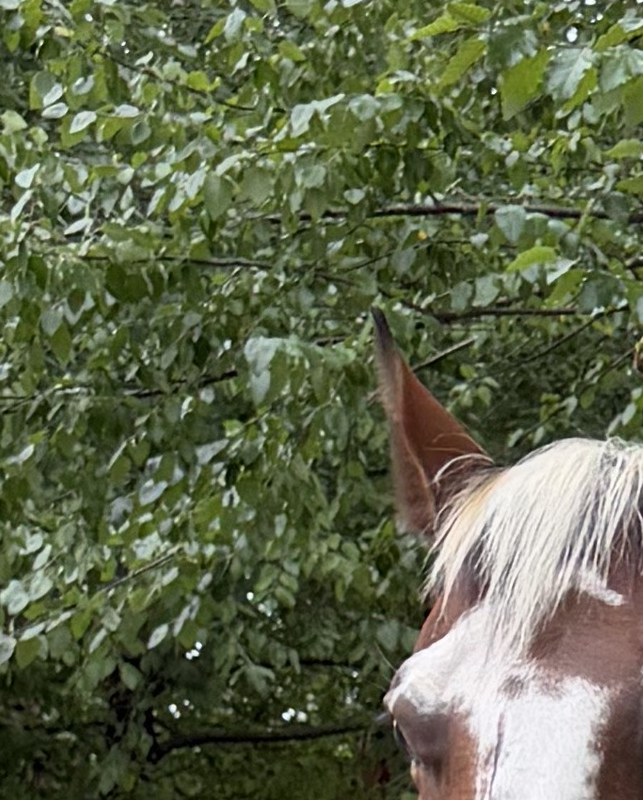
#> input picture tools/abbott_paint/abbott_photo_body_head.png, 643 x 800 px, given in place of IMG_3408.jpg, which was not available
$ python make_content.py
#> lines starting #> are read from the running program, lines starting #| are printed output that depends on the picture; pictures that were not available may be replaced by others from this repository, and a replacement may not be noted
"""Pack textures, title stills, icon, and procedural audio for Abbott."""
from __future__ import annotations

import os
import shutil
import struct
import math
import wave
from pathlib import Path

import numpy as np
from PIL import Image, ImageEnhance, ImageFilter, ImageDraw, ImageOps

ROOT = Path(r"E:\Workspace\Madison")
IMG = Path(
    r"C:\Users\ErnieHobbs\.grok\sessions"
    r"\E%3A%5CWorkspace%5CMadison\01a08d56-f427-7fd2-8d8c-debb276979b3\images"
)
PHOTOS = ROOT / "photos_jpg"
GAME = ROOT / "game"
TEX = GAME / "assets" / "textures"
PHOTO_OUT = GAME / "assets" / "photos"
UI = GAME / "assets" / "ui"
AUD = GAME / "assets" / "audio"
FONT = GAME / "assets" / "fonts"

for p in (TEX, PHOTO_OUT, UI, AUD, FONT):
    p.mkdir(parents=True, exist_ok=True)


def save_jpg(im: Image.Image, path: Path, quality: int = 92) -> None:
    im.convert("RGB").save(path, quality=quality, optimize=True)


def save_png(im: Image.Image, path: Path) -> None:
    im.save(path, optimize=True)


# [26 lines left out: functions flatten_lighting, make_seamless, not called in this run]


def to_normal(im: Image.Image, strength: float = 1.6) -> Image.Image:
    g = np.asarray(im.convert("L"), dtype=np.float32) / 255.0
    dy, dx = np.gradient(g)
    dx *= strength
    dy *= strength
    n = np.stack((-dx, -dy, np.ones_like(g)), axis=-1)
    n /= np.linalg.norm(n, axis=-1, keepdims=True) + 1e-8
    n = (n * 0.5 + 0.5) * 255.0
    return Image.fromarray(n.astype(np.uint8), "RGB")


# [33 lines left out: functions to_roughness, copy_processed, key_gray_to_alpha, not called in this run]


def make_pole_textures() -> None:
    w, h = 1024, 128
    white = Image.new("RGB", (w, h), (236, 232, 220))
    draw = ImageDraw.Draw(white)
    for x in range(0, w, 8):
        shade = 220 + (x * 7) % 16
        draw.line([(x, 0), (x, h)], fill=(shade, shade - 4, shade - 12))
    save_jpg(white, TEX / "pole_white_albedo.jpg")
    save_jpg(to_normal(white, 0.6), TEX / "pole_white_normal.jpg")

    striped = white.copy()
    d = ImageDraw.Draw(striped)
    for x0 in (180, 460, 740):
        d.rectangle([x0, 0, x0 + 90, h], fill=(18, 32, 64))
    save_jpg(striped, TEX / "pole_navy_albedo.jpg")

    red = white.copy()
    d = ImageDraw.Draw(red)
    for x0 in (160, 430, 700):
        d.rectangle([x0, 0, x0 + 85, h], fill=(140, 28, 28))
    save_jpg(red, TEX / "pole_red_albedo.jpg")


def make_title_and_icon() -> None:
    src = Image.open(PHOTOS / "IMG_3408.jpg").convert("RGB")
    # Full portrait for cover-style title. Slight grade, keep HIS pixels.
    graded = ImageEnhance.Contrast(src).enhance(1.08)
    graded = ImageEnhance.Color(graded).enhance(1.06)
    graded = ImageEnhance.Brightness(graded).enhance(0.97)
    w, h = graded.size
    graded.resize((1440, int(1440 * h / w)), Image.Resampling.LANCZOS).save(
        PHOTO_OUT / "abbott_title.jpg", quality=94, optimize=True
    )
    # Face-centered square icon
    cw = int(min(w, h) * 0.72)
    x0 = int(w * 0.22)
    y0 = int(h * 0.10)
    icon = graded.crop((x0, y0, x0 + cw, y0 + cw)).resize((512, 512), Image.Resampling.LANCZOS)
    icon.save(UI / "icon.png")
    icon.resize((256, 256)).save(UI / "icon_256.png")
    # Cinematic wide as optional overlay (generated from the photo)
    cine = IMG / "11.jpg"
    if cine.exists():
        shutil.copy2(cine, PHOTO_OUT / "abbott_cinematic.jpg")
    print("title + icon")


def write_wav(path: Path, samples: np.ndarray, sr: int = 44100) -> None:
    samples = np.clip(samples, -1.0, 1.0)
    pcm = (samples * 32767.0).astype(np.int16)
    with wave.open(str(path), "w") as wf:
        wf.setnchannels(1)
        wf.setsampwidth(2)
        wf.setframerate(sr)
        wf.writeframes(pcm.tobytes())


def env_noise(n: int, rng: np.random.Generator) -> np.ndarray:
    x = rng.standard_normal(n).astype(np.float64)
    # cheap brown-ish
    k = np.fft.rfftfreq(n)
    spec = np.fft.rfft(x)
    spec /= np.maximum(k * n, 1.0) ** 0.85
    y = np.fft.irfft(spec, n)
    y /= np.max(np.abs(y)) + 1e-8
    return y


def hoof_hit(sr: int, rng: np.random.Generator, heavy: float) -> np.ndarray:
    n = int(sr * 0.22)
    t = np.arange(n) / sr
    thud = np.sin(2 * np.pi * (90 + heavy * 40) * t) * np.exp(-t * (18 - heavy * 6))
    grit = rng.standard_normal(n) * np.exp(-t * 40) * (0.35 + 0.25 * heavy)
    # very light lowpass on grit
    kernel = np.ones(12) / 12
    grit = np.convolve(grit, kernel, mode="same")
    sig = thud * 0.7 + grit
    sig /= np.max(np.abs(sig)) + 1e-8
    return sig * (0.55 + 0.35 * heavy)


def make_audio() -> None:
    sr = 44100
    rng = np.random.default_rng(14)

    def loop_hoofs(count: int, spacing: float, heavy: float, name: str) -> None:
        n = int(sr * (spacing * count + 0.3))
        buf = np.zeros(n)
        for i in range(count):
            hit = hoof_hit(sr, rng, heavy)
            a = int(i * spacing * sr)
            b = min(n, a + len(hit))
            buf[a:b] += hit[: b - a]
        buf /= np.max(np.abs(buf)) + 1e-8
        write_wav(AUD / name, buf * 0.85)

    loop_hoofs(8, 0.42, 0.25, "hoof_walk.wav")
    loop_hoofs(10, 0.28, 0.45, "hoof_trot.wav")
    loop_hoofs(12, 0.20, 0.7, "hoof_canter.wav")

    # rail knock
    n = int(sr * 0.7)
    t = np.arange(n) / sr
    rail = np.zeros(n)
    for f, d, a in ((180, 9, 0.6), (420, 14, 0.35), (880, 22, 0.18), (210, 7, 0.4)):
        rail += a * np.sin(2 * np.pi * f * t) * np.exp(-t * d)
    rail += 0.25 * rng.standard_normal(n) * np.exp(-t * 18)
    rail /= np.max(np.abs(rail)) + 1e-8
    write_wav(AUD / "rail.wav", rail * 0.9)

    # jump whoosh
    n = int(sr * 0.45)
    t = np.arange(n) / sr
    whoosh = rng.standard_normal(n) * (t / t.max()) * np.exp(-t * 4)
    whoosh = np.convolve(whoosh, np.ones(40) / 40, mode="same")
    whoosh /= np.max(np.abs(whoosh)) + 1e-8
    write_wav(AUD / "jump.wav", whoosh * 0.5)

    # land
    land = hoof_hit(sr, rng, 1.0)
    n2 = int(sr * 0.35)
    t2 = np.arange(n2) / sr
    land2 = np.sin(2 * np.pi * 70 * t2) * np.exp(-t2 * 10)
    buf = np.zeros(max(len(land), n2))
    buf[: len(land)] += land
    buf[:n2] += land2 * 0.5
    buf /= np.max(np.abs(buf)) + 1e-8
    write_wav(AUD / "land.wav", buf * 0.9)

    # refusal snort-ish
    n = int(sr * 0.4)
    t = np.arange(n) / sr
    snort = rng.standard_normal(n) * np.exp(-t * 8)
    snort += 0.3 * np.sin(2 * np.pi * 240 * t) * np.exp(-t * 10)
    snort /= np.max(np.abs(snort)) + 1e-8
    write_wav(AUD / "refuse.wav", snort * 0.6)

    # ui
    n = int(sr * 0.08)
    t = np.arange(n) / sr
    click = np.sin(2 * np.pi * 880 * t) * np.exp(-t * 50)
    click += 0.3 * np.sin(2 * np.pi * 1320 * t) * np.exp(-t * 60)
    write_wav(AUD / "ui.wav", click * 0.4)

    # outdoor ambience ~12s loop: wind + sparse birds
    dur = 12.0
    n = int(sr * dur)
    t = np.arange(n) / sr
    wind = env_noise(n, rng) * 0.18
    # slow amplitude
    wind *= 0.7 + 0.3 * np.sin(2 * np.pi * t / 7.0)
    birds = np.zeros(n)
    for _ in range(7):
        start = int(rng.uniform(0.4, dur - 1.2) * sr)
        length = int(sr * rng.uniform(0.12, 0.28))
        tt = np.arange(length) / sr
        f0 = rng.uniform(2200, 3800)
        chirp = np.sin(2 * np.pi * (f0 + 400 * tt) * tt) * np.sin(np.pi * tt / tt[-1]) ** 2
        birds[start : start + length] += chirp * rng.uniform(0.04, 0.08)
    amb = wind + birds
    amb /= np.max(np.abs(amb)) + 1e-8
    write_wav(AUD / "ambient_outdoor.wav", amb * 0.55)

    # indoor: quieter enclosed air, distant muffled thuds
    indoor = env_noise(n, rng) * 0.10
    indoor *= 0.8 + 0.2 * np.sin(2 * np.pi * t / 9.0)
    indoor += 0.02 * rng.standard_normal(n) * (0.5 + 0.5 * np.sin(2 * np.pi * t * 0.4))
    indoor /= np.max(np.abs(indoor)) + 1e-8
    write_wav(AUD / "ambient_indoor.wav", indoor * 0.5)
    print("audio")


def main() -> None:
    mapping = {
        "1.jpg": ("sand", True, False),
        "4.jpg": ("grass", True, False),
        "6.jpg": ("coat", True, True),
        "7.jpg": ("mane", True, False),
        "12.jpg": ("leather", True, False),
        "2.jpg": ("wood", False, False),
    }
    for fn, (stem, seamless, flatten) in mapping.items():
        src = IMG / fn
        if src.exists():
            copy_processed(src, stem, seamless=seamless, flatten=flatten)

    # wood: use top half to dodge the mid seam
    wood_src = IMG / "2.jpg"
    if wood_src.exists():
        im = Image.open(wood_src).convert("RGB")
        w, h = im.size
        top = im.crop((0, 0, w, h // 2)).resize((1024, 1024), Image.Resampling.LANCZOS)
        top = make_seamless(top, 36)
        save_jpg(top, TEX / "wood_albedo.jpg")
        save_jpg(to_normal(top), TEX / "wood_normal.jpg")

    # Abbott reference maps
    for src_name, dst in (("18.jpg", "abbott_side.png"), ("10.jpg", "abbott_front.png")):
        p = IMG / src_name
        if p.exists():
            im = Image.open(p).convert("RGB")
            keyed = key_gray_to_alpha(im)
            save_png(keyed, TEX / dst)
            save_jpg(im, TEX / dst.replace(".png", "_rgb.jpg"))

    if (IMG / "16.jpg").exists():
        save_jpg(Image.open(IMG / "16.jpg").convert("RGB"), TEX / "sky.jpg")
    if (IMG / "13.jpg").exists():
        save_jpg(Image.open(IMG / "13.jpg").convert("RGB"), UI / "panel.jpg")
    if (IMG / "5.jpg").exists():
        shutil.copy2(IMG / "5.jpg", TEX / "rider_front.jpg")
    if (IMG / "9.jpg").exists():
        shutil.copy2(IMG / "9.jpg", TEX / "rider_side.jpg")
    if (IMG / "8.jpg").exists():
        shutil.copy2(IMG / "8.jpg", TEX / "rider_back.jpg")
    if (IMG / "3.jpg").exists():
        shutil.copy2(IMG / "3.jpg", TEX / "saddle_ref.jpg")
    if (IMG / "15.jpg").exists():
        shutil.copy2(IMG / "15.jpg", TEX / "flower_box.jpg")
    if (IMG / "17.jpg").exists():
        shutil.copy2(IMG / "17.jpg", TEX / "standard_ref.jpg")
    if (IMG / "14.jpg").exists():
        shutil.copy2(IMG / "14.jpg", TEX / "pole_ref.jpg")

    # real photos for title / face projection
    shutil.copy2(PHOTOS / "IMG_3408.jpg", PHOTO_OUT / "IMG_3408.jpg")
    shutil.copy2(PHOTOS / "IMG_3409.jpg", PHOTO_OUT / "IMG_3409.jpg")
    face = Image.open(PHOTOS / "IMG_3408.jpg").convert("RGB")
    fw, fh = face.size
    face.resize((1024, int(1024 * fh / fw)), Image.Resampling.LANCZOS).save(
        TEX / "abbott_face_photo.jpg", quality=93
    )

    make_pole_textures()
    make_title_and_icon()
    make_audio()

    # simple 9-slice-ish blank panel if generated one has junk
    panel = Image.new("RGB", (1024, 512), (28, 22, 16))
    d = ImageDraw.Draw(panel)
    d.rectangle([8, 8, 1015, 503], outline=(184, 150, 78), width=4)
    d.rectangle([18, 18, 1005, 493], outline=(62, 48, 32), width=2)
    save_jpg(panel, UI / "panel_blank.jpg")
    print("done", GAME)


if __name__ == "__main__":
    main()
#> in main, face is the input picture: PIL image 643x800 RGB; mean R, G, B 96.5, 103.7, 75.9
#> in to_normal, `dy, dx = np.gradient(g)`: dy: shape (128, 1024) float32; every value is 0
#> in to_normal, `dy, dx = np.gradient(g)`:
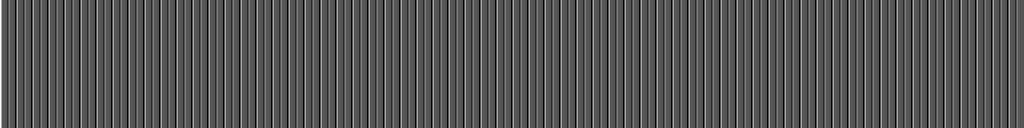
#> dx: shape (128, 1024) float32; min -0.0314, max 0.0627, mean 9.19e-05; drawn with min black and max white
#> in to_normal, `n = np.stack((-dx, -dy, np.ones_like(g)), axis=-1)`:
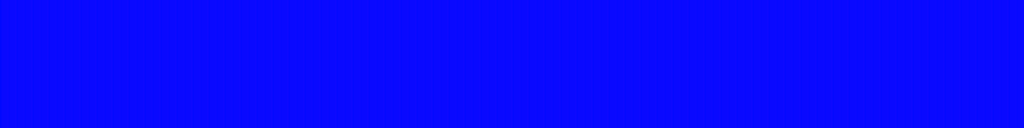
#> n: shape (128, 1024, 3) float32; mean of channels 0, 1, 2 -5.51e-05, 0, 1; drawn with min black and max white
#> in to_normal, `n = (n * 0.5 + 0.5) * 255.0`:
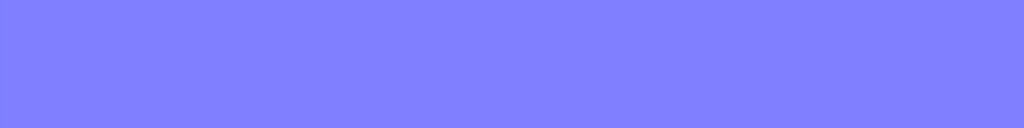
#> n: shape (128, 1024, 3) float32; mean of channels 0, 1, 2 127.6, 127.7, 255; drawn as R, G, B
#> call 3 of save_jpg, with quality = 92
#> in save_jpg (call 3), `im.convert("RGB").save(path, quality=quality, optimize=True)`:
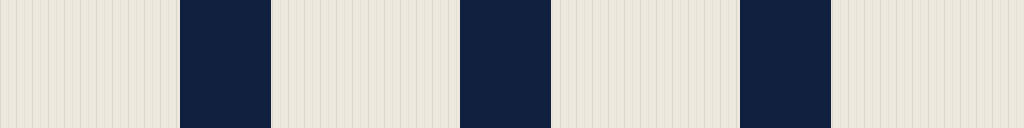
#> saved as pole_navy_albedo.jpg: PIL image 1024x128 RGB; mean R, G, B 176.8, 177.6, 177.7
#> call 4 of save_jpg, with quality = 92
#> in save_jpg (call 4), `im.convert("RGB").save(path, quality=quality, optimize=True)`:
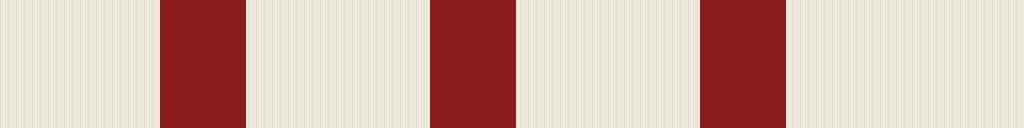
#> saved as pole_red_albedo.jpg: PIL image 1024x128 RGB; mean R, G, B 210.7, 179.5, 170.9
#> in make_title_and_icon, `icon.resize((256, 256)).save(UI / "icon_256.png")`:
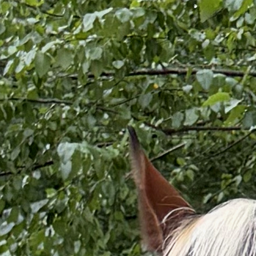
#> saved as icon_256.png: PIL image 256x256 RGB; mean R, G, B 87.2, 97.6, 62.8
#> in save_jpg (call 5), `im.convert("RGB").save(path, quality=quality, optimize=True)`:
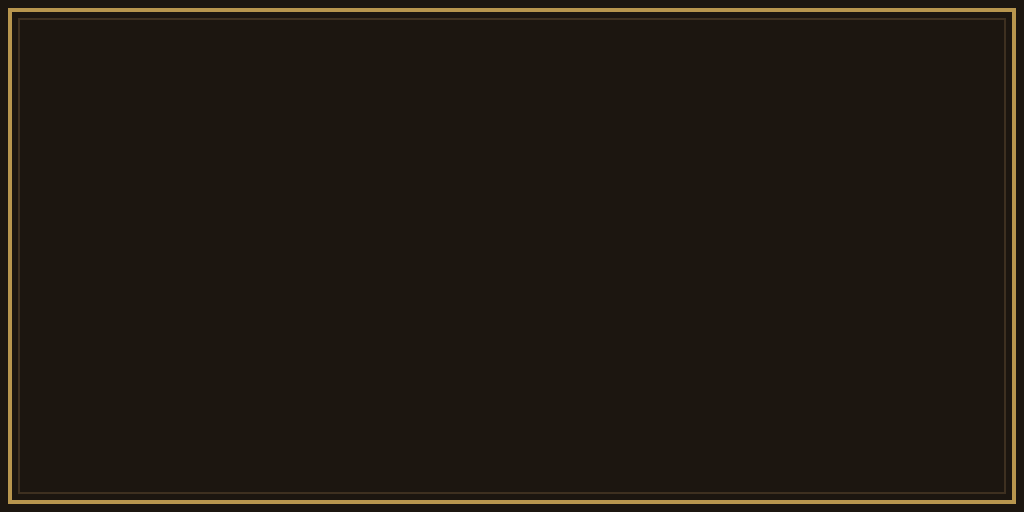
#> saved as panel_blank.jpg: PIL image 1024x512 RGB; mean R, G, B 31.9, 25.2, 17.6
